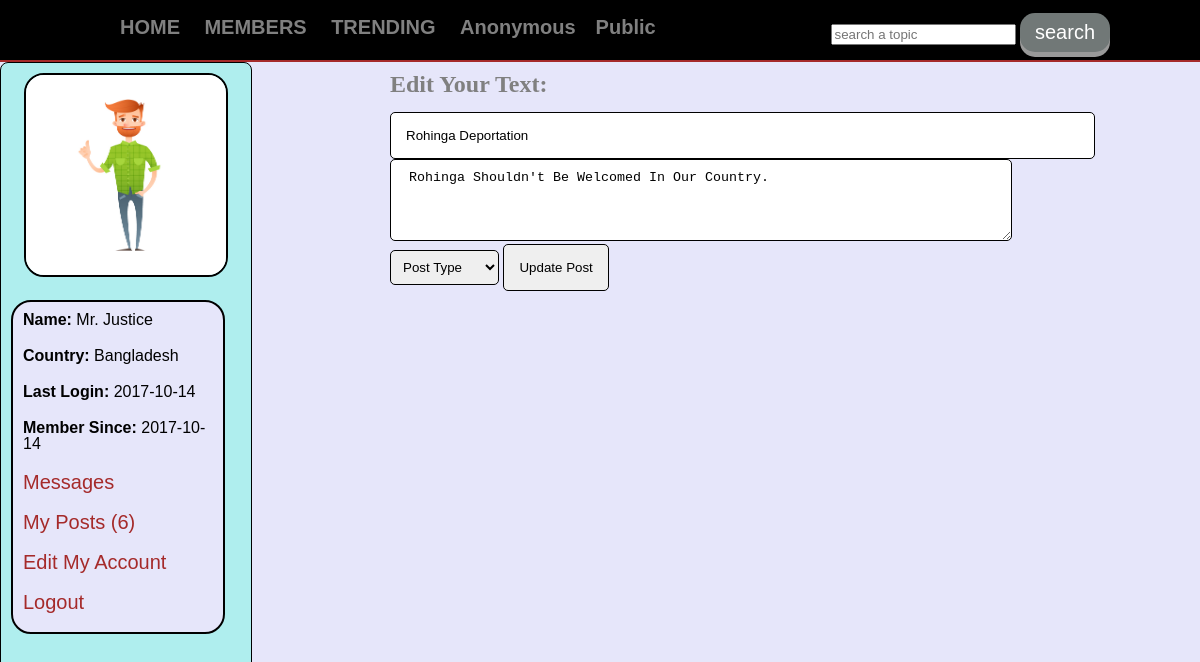
The app's page /justice/edit_post.php?post_id=28 (signed in) with its own data.
### tables this page shows
CREATE TABLE `topics` (
  `topic_id` int(11) NOT NULL,
  `topic_title` text NOT NULL
);

CREATE TABLE `users` (
  `user_id` int(11) NOT NULL,
  `user_name` varchar(100) NOT NULL,
  `user_pass` varchar(100) NOT NULL,
  `user_email` varchar(100) NOT NULL,
  `user_country` varchar(100) NOT NULL,
  `user_gender` varchar(100) NOT NULL,
  `user_b_day` date NOT NULL,
  `user_image` text NOT NULL,
  `register_date` date NOT NULL,
  `last_login` date NOT NULL,
  `status` text NOT NULL,
  `posts` text NOT NULL,
  `ver_code` varchar(100) NOT NULL
);

CREATE TABLE `posts` (
  `post_id` int(11) NOT NULL,
  `user_id` int(11) NOT NULL,
  `topic_id` int(11) NOT NULL,
  `post_title` text NOT NULL,
  `post_content` text NOT NULL,
  `post_date` timestamp NOT NULL DEFAULT CURRENT_TIMESTAMP ON UPDATE CURRENT_TIMESTAMP,
  `group_id` int(11) NOT NULL
);

### justice/edit_post.php (the view, shortened to what this page needs)
<?php
include("functions/functions.php");
if(!isset($_SESSION['user_email'])){
	header("location:index.php");
}
else {
?>
<!DOCTYPE html>
<html>
	<head>
	<link rel="stylesheet" href="styles/home_style.css" media="all" />
	</head>
	<body>
		<div class="container">
			<div id="head_wrap">
				<div id="header">
					<ul id="menu">
						<li><a href="home.php">HOME</a></li>
						<li><a href="members.php">MEMBERS</a></li>
						<li><a href="topic.php" class="topic" name="topic">TRENDING</a></li>
						<?php
						$get_topics="select * from topics";
						$run_topics=mysqli_query($con,$get_topics);
						while($row=mysqli_fetch_array($run_topics)){
							$topic_id=$row['topic_id'];
							$topic_title=$row['topic_title'];
							echo "<li><a href='topic.php?topic=$topic_id'>$topic_title</a></li>";
						}
						?>
					</ul>
					<form method="get" action="results.php" id="form1">
						<input type="text" class="searchtopic" name="user_query" placeholder="search a topic" />
						<input type="submit" class="button" name="search" value="search" />
					</form>
				</div>
			</div>
			<div class="content">
				<div id="user_timeline">
					<div id="user_details">
					<?php
					$user=$_SESSION['user_email'];
					$get_user="select * from users where user_email='$user'";
					$run_user=mysqli_query($con,$get_user);
					$row=mysqli_fetch_array($run_user);
					$user_id=$row['user_id'];
					$user_name=$row['user_name'];
					$user_country=$row['user_country'];
					$user_image=$row['user_image'];
					$register_date=$row['register_date'];
					$last_login=$row['last_login'];
					$user_posts = "select * from posts where user_id='$user_id'";
					$run_posts = mysqli_query($con,$user_posts);
					$posts = mysqli_num_rows($run_posts);
					echo "
						<center><img src= 'user/user_images/$user_image' width='200' height='200' /></center>
						<div id='user_mention'>
						<p><strong>Name:</strong> $user_name</p>
						<p><strong>Country:</strong> $user_country</p>
						<p><strong>Last Login:</strong> $last_login</p>
						<p><strong>Member Since:</strong> $register_date</p>
						<p><a href='my_messages.php?u_id=$user_id'>Messages</a></p>
						<p><a href='my_posts.php?u_id=$user_id'>My Posts ($posts)  </a></p>
						<p><a href='edit_profile.php?u_id=$user_id'>Edit My Account</a></p>
						<p><a href='logout.php'>Logout</a></p>
						</div>
					";
					?>
					</div>
				</div>
				<div id="content_timeline">
                    <?php
                     if (isset($_GET['post_id']))
                     {
                     	$get_id = $_GET['post_id'];
                     	$get_post = " select * from posts where post_id='$get_id' ";
                     	$run_post = mysqli_query($con,$get_post);
                     	$row = mysqli_fetch_array($run_post);
                     	$post_title = $row['post_title'];
                     	$post_con = $row['post_content'];
                     }
                    ?>
					<form action="" method="post" id="f">
					<h2>Edit Your Text:</h2></br>
					<input type="text" name="title" value="<?php echo $post_title; ?>" size="82" required="required"><br/>
					<textarea cols="83" rows="4" name="content"  > <?php echo $post_con; ?> </textarea></br>
					<select name="topic">
						<option>Post Type</option>
					</select>
					<input type="submit" name="update" value="Update Post" />
					</form><br>
				</div>
			</div>
		</div>
	</body>
</html>
<?php } ?>

### justice/styles/home_style.css (style rules this page uses)
html, body, div, span, applet, object, iframe, h1, h2, h3, h4, h5, h6, p, blockquote, pre, a, abbr, acronym, address, big, cite, code, del, dfn, em, img, ins, kbd, q, s, samp, small, strike, strong, sub, sup, tt, var, b, u, i, center, dl, dt, dd, ol, ul, li, fieldset, form, label, legend, table, caption, tbody, tfoot, thead, tr, th, td, article, aside, canvas, details, embed, figure, figcaption, footer, header, hgroup, menu, nav, output, ruby, section, summary, time, mark, audio, video { margin: 0; padding: 0; border: 0; }
body { line-height: 1; background-color: #E6E6FA; font-family: "Raleway", sans-serif; }
.container { margin: 0; padding: 0; background-color: #E6E6FA; }
#head_wrap { width: 100%; height: 40px; margin: 0 auto; border-bottom: 2px solid brown; padding: 10px; background: #AFEEEE; background-color: black; }
#header { margin: 0 auto; width: 1000px; height: 35px; }
#menu { line-height:35px; padding:0; margin:0; float:left; }
#menu li { display:inline; list-style:none; }
#menu a { margin:5px; padding:5px; text-decoration:none; color:gray; font-size:20px; font-weight:bold; }
#form1 { float: right; line-height: 35px; padding-top:3px; }
.button { display: inline-block; padding: 8px 15px; font-size: 20px; cursor: pointer; text-align: center; text-decoration: none; outline: none; color: #fff; background-color: #717877; border: none; border-radius: 15px; box-shadow: 0 5px #999; }
.content { width: 1200px; margin:0 auto; }
#user_timeline { background: #AFEEEE; width:250px; float:left; height:850px; border:1px solid black; border-radius: 8px; }
#user_details { padding:10px; margin-bottom:5px; }
#user_details img { border: 2px solid black; border-radius:20px; }
#user_details p { margin-bottom:10px; padding:5px; }
#user_details a { color:brown; text-decoration:none; font-size:20px; }
#user_mention { background:#E6E6FA; border: 2px solid black; border-radius:20px; width:200px; margin-top:20px ; margin-right: 15px; padding:5px; }
#content_timeline { float:right; width:700px; padding:10px; margin-right: 100px; }
#f input { padding:15px; border:1px solid black; border-radius:5px; font_weight:bolder; }
#f textarea { padding:10px; border:1px solid black; border-radius:5px; font_weight:bolder; width: 600px; }
#f select { padding:8px; border:1px solid black; border-radius:5px; font_weight:bolder; }
#f h2 { color:gray; font-family:sansational; }

### records on screen
topics: topic_title "Anonymous"
topics: topic_title "Public"
users: user_image (picture), user_name "Mr. Justice", user_country "Bangladesh", last_login "2017-10-14", register_date "2017-10-14"
posts: title "Rohinga Deportation", content "Rohinga Shouldn't Be Welcomed In Our Country."

### other values on screen
$posts "6"
